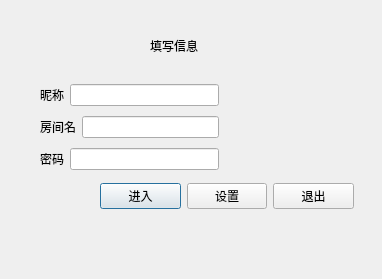
<?xml version="1.0" encoding="UTF-8"?>
<ui version="4.0">
 <class>choice</class>
 <widget class="QDialog" name="choice">
  <property name="geometry">
   <rect>
    <x>0</x>
    <y>0</y>
    <width>382</width>
    <height>279</height>
   </rect>
  </property>
  <property name="windowTitle">
   <string>Dialog</string>
  </property>
  <widget class="QWidget" name="layoutWidget">
   <property name="geometry">
    <rect>
     <x>100</x>
     <y>180</y>
     <width>254</width>
     <height>33</height>
    </rect>
   </property>
   <layout class="QHBoxLayout" name="horizontalLayout_4">
    <item>
     <widget class="QPushButton" name="enter_Button">
      <property name="text">
       <string>进入</string>
      </property>
     </widget>
    </item>
    <item>
     <widget class="QPushButton" name="set_Button">
      <property name="text">
       <string>设置</string>
      </property>
     </widget>
    </item>
    <item>
     <widget class="QPushButton" name="quit_Button">
      <property name="text">
       <string>退出</string>
      </property>
     </widget>
    </item>
   </layout>
  </widget>
  <widget class="QWidget" name="layoutWidget_2">
   <property name="geometry">
    <rect>
     <x>40</x>
     <y>80</y>
     <width>179</width>
     <height>95</height>
    </rect>
   </property>
   <layout class="QVBoxLayout" name="verticalLayout">
    <item>
     <layout class="QHBoxLayout" name="horizontalLayout">
      <item>
       <widget class="QLabel" name="name_label">
        <property name="text">
         <string>昵称</string>
        </property>
       </widget>
      </item>
      <item>
       <widget class="QLineEdit" name="name_line"/>
      </item>
     </layout>
    </item>
    <item>
     <layout class="QHBoxLayout" name="horizontalLayout_2">
      <item>
       <widget class="QLabel" name="room_label">
        <property name="text">
         <string>房间名</string>
        </property>
       </widget>
      </item>
      <item>
       <widget class="QLineEdit" name="room_line"/>
      </item>
     </layout>
    </item>
    <item>
     <layout class="QHBoxLayout" name="horizontalLayout_3">
      <item>
       <widget class="QLabel" name="password_label">
        <property name="text">
         <string>密码</string>
        </property>
       </widget>
      </item>
      <item>
       <widget class="QLineEdit" name="password_line"/>
      </item>
     </layout>
    </item>
   </layout>
  </widget>
  <widget class="QLabel" name="label">
   <property name="geometry">
    <rect>
     <x>150</x>
     <y>30</y>
     <width>101</width>
     <height>31</height>
    </rect>
   </property>
   <property name="styleSheet">
    <string notr="true">font: 18pt &quot;Arial&quot;;</string>
   </property>
   <property name="text">
    <string>填写信息</string>
   </property>
  </widget>
 </widget>
 <resources/>
 <connections/>
</ui>
